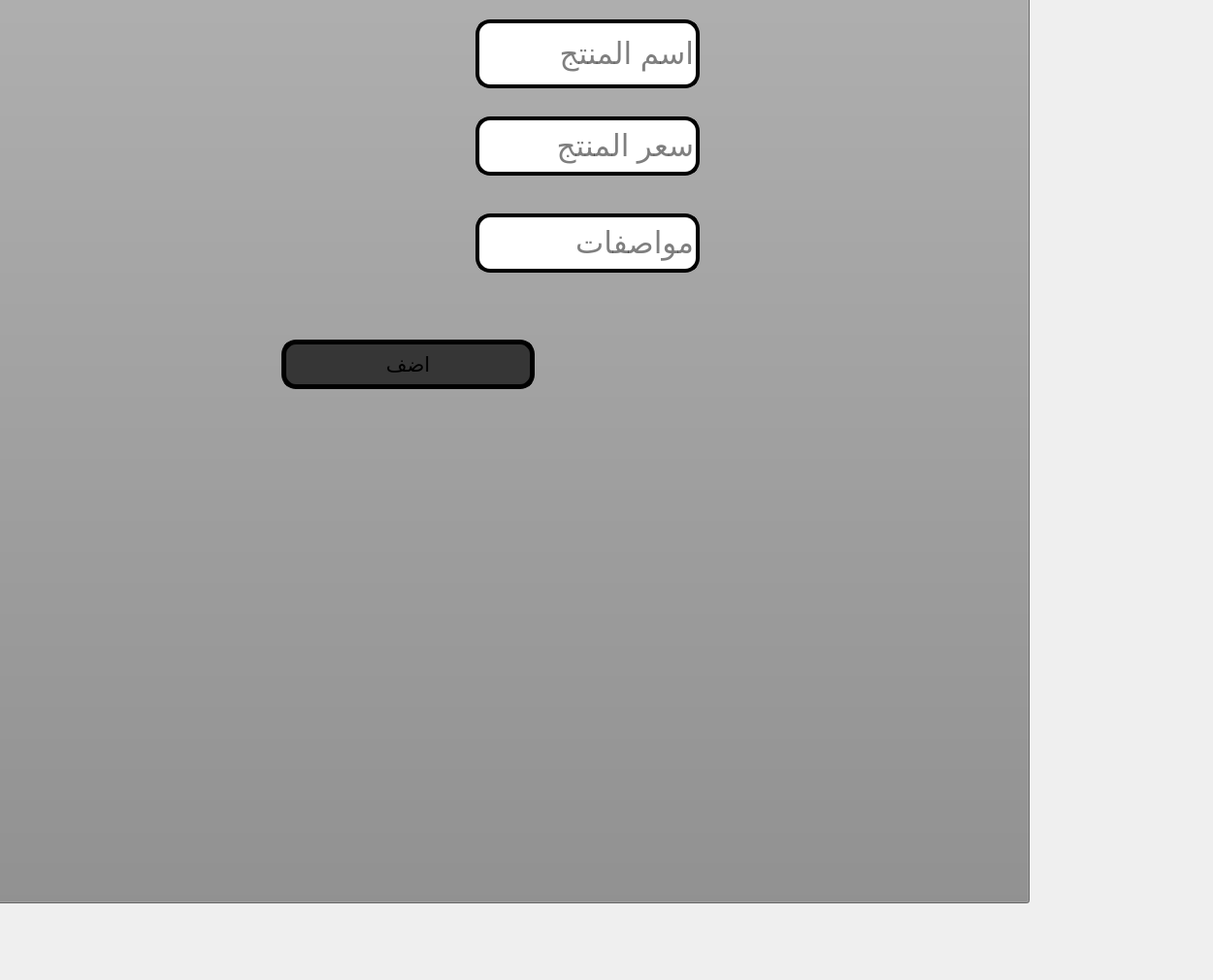
     <widget class="QWidget" name="tab_51">
      <attribute name="title">
       <string>اضافه منتج</string>
      </attribute>
      <widget class="QPushButton" name="pushButton_67">
       <property name="geometry">
        <rect>
         <x>-180</x>
         <y>-70</y>
         <width>1241</width>
         <height>1001</height>
        </rect>
       </property>
       <property name="font">
        <font>
         <pointsize>16</pointsize>
        </font>
       </property>
       <property name="autoFillBackground">
        <bool>false</bool>
       </property>
       <property name="styleSheet">
        <string notr="true">background-color:rgb(140, 140, 140)</string>
       </property>
       <property name="text">
        <string/>
       </property>
      </widget>
      <widget class="QLineEdit" name="products_add_name_4">
       <property name="geometry">
        <rect>
         <x>490</x>
         <y>20</y>
         <width>231</width>
         <height>71</height>
        </rect>
       </property>
       <property name="font">
        <font>
         <pointsize>23</pointsize>
        </font>
       </property>
       <property name="styleSheet">
        <string notr="true">background-color:rgb(255, 255, 255);
border: 4px solid black;
border-radius: 15px;</string>
       </property>
       <property name="text">
        <string/>
       </property>
       <property name="placeholderText">
        <string>اسم المنتج</string>
       </property>
      </widget>
      <widget class="QLineEdit" name="products_add_price_4">
       <property name="geometry">
        <rect>
         <x>490</x>
         <y>120</y>
         <width>231</width>
         <height>61</height>
        </rect>
       </property>
       <property name="font">
        <font>
         <pointsize>23</pointsize>
        </font>
       </property>
       <property name="styleSheet">
        <string notr="true">background-color:rgb(255, 255, 255);
border: 4px solid black;
border-radius: 15px;</string>
       </property>
       <property name="text">
        <string/>
       </property>
       <property name="placeholderText">
        <string>سعر المنتج</string>
       </property>
      </widget>
      <widget class="QLineEdit" name="products_add_description_4">
       <property name="geometry">
        <rect>
         <x>490</x>
         <y>220</y>
         <width>231</width>
         <height>61</height>
        </rect>
       </property>
       <property name="font">
        <font>
         <pointsize>23</pointsize>
        </font>
       </property>
       <property name="styleSheet">
        <string notr="true">background-color:rgb(255, 255, 255);
border: 4px solid black;
border-radius: 15px;</string>
       </property>
       <property name="text">
        <string/>
       </property>
       <property name="placeholderText">
        <string>مواصفات</string>
       </property>
      </widget>
      <widget class="QPushButton" name="products_add_add_4">
       <property name="geometry">
        <rect>
         <x>290</x>
         <y>350</y>
         <width>261</width>
         <height>51</height>
        </rect>
       </property>
       <property name="font">
        <font>
         <pointsize>16</pointsize>
        </font>
       </property>
       <property name="autoFillBackground">
        <bool>false</bool>
       </property>
       <property name="styleSheet">
        <string notr="true">background-color:rgb(54, 54, 54);
border: 5px solid black;
border-radius: 15px;</string>
       </property>
       <property name="text">
        <string>اضف</string>
       </property>
      </widget>
     </widget>
